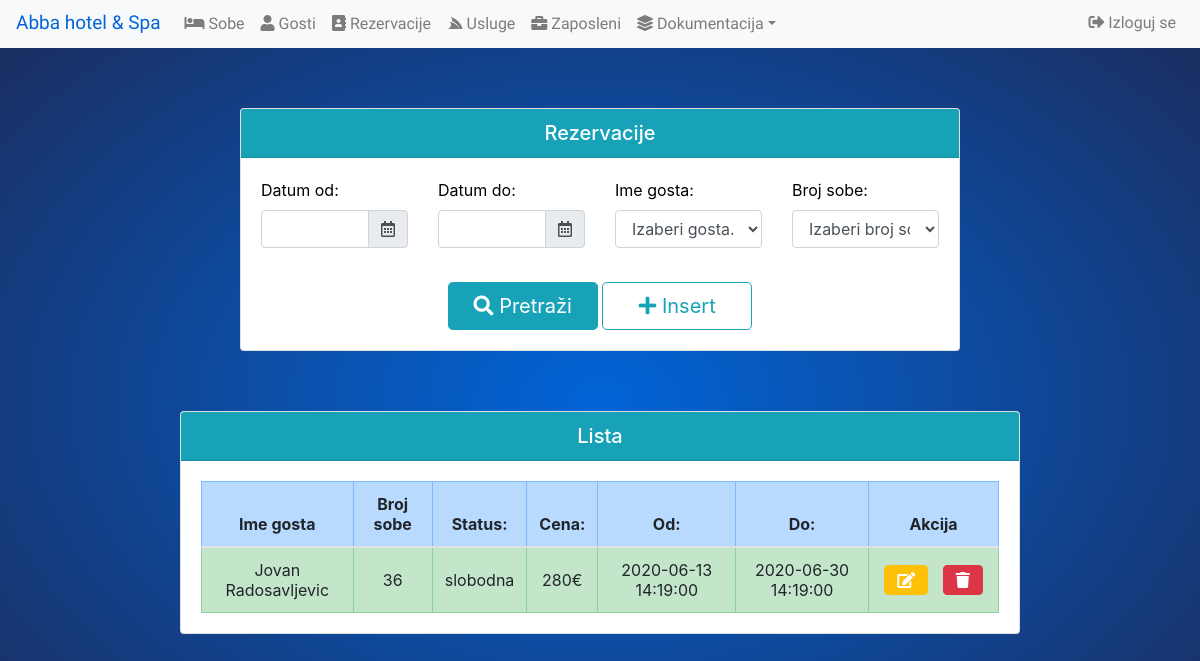
Screenshot of /rezervacije.php with the database file from the repository.
### tables this page shows
CREATE TABLE `rezervacije` (
  `rezervacije_id` int(11) NOT NULL,
  `gost_id` int(11) NOT NULL,
  `soba_id` int(11) NOT NULL,
  `datum_od` datetime NOT NULL,
  `datum_do` datetime NOT NULL,
  `rez_status_id` int(11) NOT NULL,
  `cena` int(11) NOT NULL
);

CREATE TABLE `guests` (
  `guests_id` int(11) NOT NULL,
  `ime` varchar(255) NOT NULL,
  `prezime` varchar(255) NOT NULL,
  `e_mail` varchar(255) NOT NULL,
  `lk_broj` varchar(255) NOT NULL
);

CREATE TABLE `sobe` (
  `sobe_id` int(255) NOT NULL,
  `broj_sobe` varchar(255) NOT NULL,
  `sprat_sobe` varchar(255) NOT NULL,
  `tip_sobe` varchar(255) NOT NULL
);

CREATE TABLE `sobestatus` (
  `sst_status_id` int(11) NOT NULL,
  `status` varchar(255) NOT NULL
);

### rezervacije.php (the view, shortened to what this page needs)
<?php
include 'dbconnect.php';
?>
<!DOCTYPE html>
<html>
<head>
  <?php include 'navbar.php'; ?>
	<link rel="stylesheet" href="style.css">
	<link rel="stylesheet" href="bootstrap/css/bootstrap.min.css">
	<link href="https://cdnjs.cloudflare.com/ajax/libs/font-awesome/5.13.0/css/all.min.css" rel="stylesheet">
	<link rel="stylesheet" href="https://cdnjs.cloudflare.com/ajax/libs/tempusdominus-bootstrap-4/5.0.1/css/tempusdominus-bootstrap-4.min.css">
</head>
<body>
	<div class="card" style="margin-bottom: 5%;margin-top: 5%; width: 60% !important; display: none;">
		<h4 class="card-header text-center bg-info" style="color: #fff;">
			Rezervacije
		</h4>
		<div class="card-body">
			<form class="form-horizontal" style="margin-bottom: 5%">
				<div class="form-group row">
					<div class="col-md-3">
						<label class='label-control'>Datum od:</label>
						<div class="input-group date" data-target-input="nearest">
							<input type='text' name='odDatum' id='datetimepicker3' data-toggle="datetimepicker" data-target="#datetimepicker3" class='datetimepicker-input form-control'>
							<div class="input-group-append" data-target="#datetimepicker3" data-toggle="datetimepicker">
								<div class="input-group-text"><i class="far fa-calendar-alt"></i></div>
							</div>
						</div>
					</div>
					<div class="col-md-3">
						<label>Datum do:</label>
						<div class="input-group date" data-target-input="nearest">
							<input type='text' name='doDatum' id='datetimepicker4' data-toggle="datetimepicker" data-target="#datetimepicker4" class='datetimepicker-input form-control'>
							<div class="input-group-append" data-target="#datetimepicker4" data-toggle="datetimepicker">
								<div class="input-group-text"><i class="far fa-calendar-alt"></i></div>
							</div>
						</div>
					</div>
					<div class="col-md-3">
					<label>Ime gosta:</label>
						<select type='text' name='ime_gosta' class="form-control">
							<option value="">Izaberi gosta...</option>
						</select>
					</div>
					<div class="col-md-3">
						<label>Broj sobe:</label>
						<select type='text' name='brsobe' class="form-control">
							<option value="">Izaberi broj sobe...</option>
						</select>
					</div>
				</div>
			</form>
			<div class="form-inline">
				<div class='mx-auto'>
					<button class="btn btn-info btn-lg" style="min-width: 150px" type='button' name='submit_search' id='pretrazi' value='Search' ><i class="fas fa-search"></i> Pretraži</button>
					<button class="btn btn-outline-info btn-lg" style="min-width: 150px" type='button' name='Insert' value='Insert' id='insert' data-toggle="modal" data-target="#insert_modal"><i class="fas fa-plus"></i> Insert</button>
				</div>
			</div>
		</div>
	</div>
	<div class="card" style="width: 70% !important; margin-bottom: 3%; display: none;">
		<h5 class="card-header text-center bg-info" style="color: #fff;">Lista</h5>
		<div class="card-body">
			<div class="table-responsive">
				<table class="table table-bordered table-striped" id='tabela_rezervacije' style="margin-bottom: 0px;">
					<thead>
						<tr class="table-primary">
							<th scope="col">Ime gosta</th>
							<th scope="col">Broj sobe</th>
							<th scope="col">Status: </th>
							<th scope="col">Cena:</th>
							<th scope="col">Od:</th>
							<th scope="col">Do:</th>
							<th scope="col" style="width: 130px;">Akcija</th>
						</tr>
					</thead>
					<tbody id='tbody' class="table-hover">
					<?php $prikaz = "SELECT sobe.sobe_id, sobe.broj_sobe, rezervacije.rezervacije_id, rezervacije.gost_id, rezervacije.soba_id, rezervacije.datum_od, rezervacije.datum_do, rezervacije.rez_status_id, rezervacije.cena, sobestatus.status, guests.ime, guests.prezime FROM `rezervacije` LEFT JOIN sobestatus ON rezervacije.rez_status_id = sobestatus.sst_status_id LEFT JOIN guests ON rezervacije.gost_id = guests.guests_id LEFT JOIN sobe ON rezervacije.soba_id = sobe.sobe_id;";
						$results = $conn->query($prikaz);
						while ($row = $results->fetch_assoc()){
?>
						<tr class="table-success">
							<td style="vertical-align: middle;"><?=$row['ime'] . " " . $row['prezime'];?></td>
							<td style="vertical-align: middle;"><?=$row['broj_sobe']?></td>
							<td style="vertical-align: middle;"><?=$row['status'];?></td>
							<td style="vertical-align: middle;"><?=$row['cena'] . "€";?></td>
							<td style="min-width: 100px; vertical-align: middle;"><?=$row['datum_od'];?></td>
							<td style="vertical-align: middle;"><?=$row['datum_do'];?></td>
							<td style='min-width: 130px; vertical-align: middle;'><button type="button" data-toggle="modal" data-target="#insert_modal" class="btn btn-warning edit" style="color: #fff; margin-right: 10px"
								data-id="<?=$row['rezervacije_id']?>";
								data-ime="<?=$row['gost_id']?>";
								data-status="<?=$row['rez_status_id']?>";
								data-brojsobe="<?=$row['sobe_id']?>"
								data-datumOd="<?=$row['datum_od']?>"
								data-datumDo="<?=$row['datum_do']?>"
								data-cena="<?=$row['cena']?>"><i class="fas fa-edit"
								></i></button>
							<button type="button" class="btn btn-danger delete" data-id=<?=$row['rezervacije_id']?>><i class="fas fa-trash"></button></td>
						</tr>
						<?php
						}
						?>
					</tbody>
				</table>
			</div>
		</div>
	</div>
 </body>
 </html>

### style.css (style rules this page uses)
body { font-family: 'Antic', sans-serif; }
#tabela_rezervacije { width: 100%; margin-left: auto; margin-right: auto; font-size: 16px; text-align: center; vertical-align: middle: }

### rezervacije.php (style rules this page uses)
body { background: #0264d6; background: -moz-radial-gradient(center, ellipse cover, #0264d6 1%, #1c2b5a 100%); background: -webkit-gradient(radial, center center, 0px, center center, 100%, color-stop(1%,#0264d6), color-stop(100%,#1c2b5a)); background: -webkit-radial-gradient(center, ellipse cover, #0264d6 1%,#1c2b5a 100%); background: -o-radial-gradient(center, ellipse cover, #0264d6 1%,#1c2b5a 100%); background: -ms-radial-gradient(center, ellipse cover, #0264d6 1%,#1c2b5a 100%); background: radial-gradient(ellipse at center, #0264d6 1%,#1c2b5a 100%); filter: progid:DXImageTransform.Microsoft.gradient( startColorstr='#0264d6', endColorstr='#1c2b5a',GradientType=1); height:calc(100vh); width:100%; }
.card { margin-left: auto; margin-right: auto; background-color: #ffffff; text-align: left; color: #000000; }
.card-header { text-align: left; font-size: 20px; }

### rows the page displays
rezervacije: guests.ime "Jovan", guests.prezime "Radosavljevic", sobe.broj_sobe "36", sobestatus.status "slobodna", cena "280", datum_od "2020-06-13 14:19:00", datum_do "2020-06-30 14:19:00"
